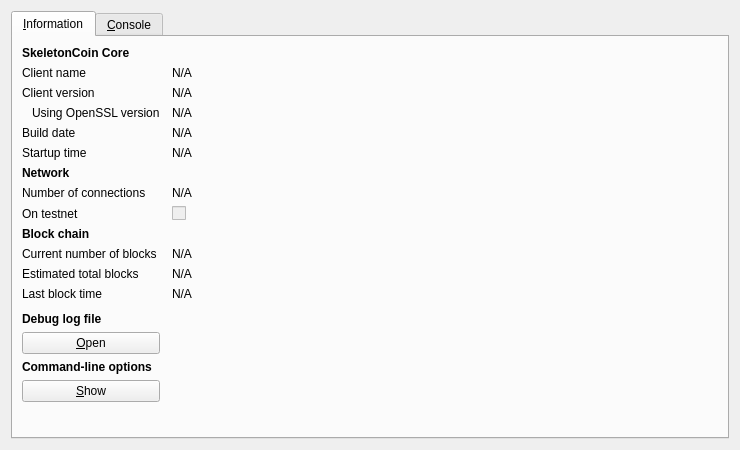
<?xml version="1.0" encoding="UTF-8"?>
<ui version="4.0">
 <class>RPCConsole</class>
 <widget class="QDialog" name="RPCConsole">
  <property name="geometry">
   <rect>
    <x>0</x>
    <y>0</y>
    <width>740</width>
    <height>450</height>
   </rect>
  </property>
  <property name="windowTitle">
   <string>SkeletonCoin - Debug window</string>
  </property>
  <layout class="QVBoxLayout" name="verticalLayout_2">
   <item>
    <widget class="QTabWidget" name="tabWidget">
     <property name="currentIndex">
      <number>0</number>
     </property>
     <widget class="QWidget" name="tab_info">
      <attribute name="title">
       <string>&amp;Information</string>
      </attribute>
      <layout class="QGridLayout" name="gridLayout" columnstretch="0,1">
       <property name="horizontalSpacing">
        <number>12</number>
       </property>
       <item row="0" column="0">
        <widget class="QLabel" name="label_9">
         <property name="font">
          <font>
           <weight>75</weight>
           <bold>true</bold>
          </font>
         </property>
         <property name="text">
          <string>SkeletonCoin Core</string>
         </property>
        </widget>
       </item>
       <item row="1" column="0">
        <widget class="QLabel" name="label_5">
         <property name="text">
          <string>Client name</string>
         </property>
        </widget>
       </item>
       <item row="1" column="1">
        <widget class="QLabel" name="clientName">
         <property name="cursor">
          <cursorShape>IBeamCursor</cursorShape>
         </property>
         <property name="text">
          <string>N/A</string>
         </property>
         <property name="textFormat">
          <enum>Qt::PlainText</enum>
         </property>
         <property name="textInteractionFlags">
          <set>Qt::LinksAccessibleByMouse|Qt::TextSelectableByKeyboard|Qt::TextSelectableByMouse</set>
         </property>
        </widget>
       </item>
       <item row="2" column="0">
        <widget class="QLabel" name="label_6">
         <property name="text">
          <string>Client version</string>
         </property>
        </widget>
       </item>
       <item row="2" column="1">
        <widget class="QLabel" name="clientVersion">
         <property name="cursor">
          <cursorShape>IBeamCursor</cursorShape>
         </property>
         <property name="text">
          <string>N/A</string>
         </property>
         <property name="textFormat">
          <enum>Qt::PlainText</enum>
         </property>
         <property name="textInteractionFlags">
          <set>Qt::LinksAccessibleByMouse|Qt::TextSelectableByKeyboard|Qt::TextSelectableByMouse</set>
         </property>
        </widget>
       </item>
       <item row="3" column="0">
        <widget class="QLabel" name="label_14">
         <property name="text">
          <string>Using OpenSSL version</string>
         </property>
         <property name="indent">
          <number>10</number>
         </property>
        </widget>
       </item>
       <item row="3" column="1">
        <widget class="QLabel" name="openSSLVersion">
         <property name="cursor">
          <cursorShape>IBeamCursor</cursorShape>
         </property>
         <property name="text">
          <string>N/A</string>
         </property>
         <property name="textFormat">
          <enum>Qt::PlainText</enum>
         </property>
         <property name="textInteractionFlags">
          <set>Qt::LinksAccessibleByMouse|Qt::TextSelectableByKeyboard|Qt::TextSelectableByMouse</set>
         </property>
        </widget>
       </item>
       <item row="4" column="0">
        <widget class="QLabel" name="label_12">
         <property name="text">
          <string>Build date</string>
         </property>
        </widget>
       </item>
       <item row="4" column="1">
        <widget class="QLabel" name="buildDate">
         <property name="cursor">
          <cursorShape>IBeamCursor</cursorShape>
         </property>
         <property name="text">
          <string>N/A</string>
         </property>
         <property name="textFormat">
          <enum>Qt::PlainText</enum>
         </property>
         <property name="textInteractionFlags">
          <set>Qt::LinksAccessibleByMouse|Qt::TextSelectableByKeyboard|Qt::TextSelectableByMouse</set>
         </property>
        </widget>
       </item>
       <item row="5" column="0">
        <widget class="QLabel" name="label_13">
         <property name="text">
          <string>Startup time</string>
         </property>
        </widget>
       </item>
       <item row="5" column="1">
        <widget class="QLabel" name="startupTime">
         <property name="cursor">
          <cursorShape>IBeamCursor</cursorShape>
         </property>
         <property name="text">
          <string>N/A</string>
         </property>
         <property name="textFormat">
          <enum>Qt::PlainText</enum>
         </property>
         <property name="textInteractionFlags">
          <set>Qt::LinksAccessibleByMouse|Qt::TextSelectableByKeyboard|Qt::TextSelectableByMouse</set>
         </property>
        </widget>
       </item>
       <item row="6" column="0">
        <widget class="QLabel" name="label_11">
         <property name="font">
          <font>
           <weight>75</weight>
           <bold>true</bold>
          </font>
         </property>
         <property name="text">
          <string>Network</string>
         </property>
        </widget>
       </item>
       <item row="7" column="0">
        <widget class="QLabel" name="label_7">
         <property name="text">
          <string>Number of connections</string>
         </property>
        </widget>
       </item>
       <item row="7" column="1">
        <widget class="QLabel" name="numberOfConnections">
         <property name="cursor">
          <cursorShape>IBeamCursor</cursorShape>
         </property>
         <property name="text">
          <string>N/A</string>
         </property>
         <property name="textFormat">
          <enum>Qt::PlainText</enum>
         </property>
         <property name="textInteractionFlags">
          <set>Qt::LinksAccessibleByMouse|Qt::TextSelectableByKeyboard|Qt::TextSelectableByMouse</set>
         </property>
        </widget>
       </item>
       <item row="8" column="0">
        <widget class="QLabel" name="label_8">
         <property name="text">
          <string>On testnet</string>
         </property>
        </widget>
       </item>
       <item row="8" column="1">
        <widget class="QCheckBox" name="isTestNet">
         <property name="enabled">
          <bool>false</bool>
         </property>
         <property name="text">
          <string/>
         </property>
        </widget>
       </item>
       <item row="9" column="0">
        <widget class="QLabel" name="label_10">
         <property name="font">
          <font>
           <weight>75</weight>
           <bold>true</bold>
          </font>
         </property>
         <property name="text">
          <string>Block chain</string>
         </property>
        </widget>
       </item>
       <item row="10" column="0">
        <widget class="QLabel" name="label_3">
         <property name="text">
          <string>Current number of blocks</string>
         </property>
        </widget>
       </item>
       <item row="10" column="1">
        <widget class="QLabel" name="numberOfBlocks">
         <property name="cursor">
          <cursorShape>IBeamCursor</cursorShape>
         </property>
         <property name="text">
          <string>N/A</string>
         </property>
         <property name="textFormat">
          <enum>Qt::PlainText</enum>
         </property>
         <property name="textInteractionFlags">
          <set>Qt::LinksAccessibleByMouse|Qt::TextSelectableByKeyboard|Qt::TextSelectableByMouse</set>
         </property>
        </widget>
       </item>
       <item row="11" column="0">
        <widget class="QLabel" name="label_4">
         <property name="text">
          <string>Estimated total blocks</string>
         </property>
        </widget>
       </item>
       <item row="11" column="1">
        <widget class="QLabel" name="totalBlocks">
         <property name="cursor">
          <cursorShape>IBeamCursor</cursorShape>
         </property>
         <property name="text">
          <string>N/A</string>
         </property>
         <property name="textFormat">
          <enum>Qt::PlainText</enum>
         </property>
         <property name="textInteractionFlags">
          <set>Qt::LinksAccessibleByMouse|Qt::TextSelectableByKeyboard|Qt::TextSelectableByMouse</set>
         </property>
        </widget>
       </item>
       <item row="12" column="0">
        <widget class="QLabel" name="label_2">
         <property name="text">
          <string>Last block time</string>
         </property>
        </widget>
       </item>
       <item row="12" column="1">
        <widget class="QLabel" name="lastBlockTime">
         <property name="cursor">
          <cursorShape>IBeamCursor</cursorShape>
         </property>
         <property name="text">
          <string>N/A</string>
         </property>
         <property name="textFormat">
          <enum>Qt::PlainText</enum>
         </property>
         <property name="textInteractionFlags">
          <set>Qt::LinksAccessibleByMouse|Qt::TextSelectableByKeyboard|Qt::TextSelectableByMouse</set>
         </property>
        </widget>
       </item>
       <item row="13" column="0">
        <spacer name="verticalSpacer_2">
         <property name="orientation">
          <enum>Qt::Vertical</enum>
         </property>
         <property name="sizeHint" stdset="0">
          <size>
           <width>20</width>
           <height>20</height>
          </size>
         </property>
        </spacer>
       </item>
       <item row="14" column="0">
        <widget class="QLabel" name="labelDebugLogfile">
         <property name="font">
          <font>
           <weight>75</weight>
           <bold>true</bold>
          </font>
         </property>
         <property name="text">
          <string>Debug log file</string>
         </property>
        </widget>
       </item>
       <item row="15" column="0">
        <widget class="QPushButton" name="openDebugLogfileButton">
         <property name="toolTip">
          <string>Open the SkeletonCoin debug log file from the current data directory. This can take a few seconds for large log files.</string>
         </property>
         <property name="text">
          <string>&amp;Open</string>
         </property>
         <property name="autoDefault">
          <bool>false</bool>
         </property>
        </widget>
       </item>
       <item row="16" column="0">
        <widget class="QLabel" name="labelCLOptions">
         <property name="font">
          <font>
           <weight>75</weight>
           <bold>true</bold>
          </font>
         </property>
         <property name="text">
          <string>Command-line options</string>
         </property>
        </widget>
       </item>
       <item row="17" column="0">
        <widget class="QPushButton" name="showCLOptionsButton">
         <property name="toolTip">
          <string>Show the SkeletonCoin-Qt help message to get a list with possible SkeletonCoin command-line options.</string>
         </property>
         <property name="text">
          <string>&amp;Show</string>
         </property>
         <property name="autoDefault">
          <bool>false</bool>
         </property>
        </widget>
       </item>
       <item row="18" column="0">
        <spacer name="verticalSpacer">
         <property name="orientation">
          <enum>Qt::Vertical</enum>
         </property>
         <property name="sizeHint" stdset="0">
          <size>
           <width>20</width>
           <height>40</height>
          </size>
         </property>
        </spacer>
       </item>
      </layout>
     </widget>
     <widget class="QWidget" name="tab_console">
      <attribute name="title">
       <string>&amp;Console</string>
      </attribute>
      <layout class="QVBoxLayout" name="verticalLayout_3">
       <property name="spacing">
        <number>3</number>
       </property>
       <item>
        <widget class="QTextEdit" name="messagesWidget">
         <property name="minimumSize">
          <size>
           <width>0</width>
           <height>100</height>
          </size>
         </property>
         <property name="readOnly">
          <bool>true</bool>
         </property>
         <property name="tabKeyNavigation" stdset="0">
          <bool>false</bool>
         </property>
         <property name="columnCount" stdset="0">
          <number>2</number>
         </property>
        </widget>
       </item>
       <item>
        <layout class="QHBoxLayout" name="horizontalLayout">
         <property name="spacing">
          <number>3</number>
         </property>
         <item>
          <widget class="QLabel" name="label">
           <property name="text">
            <string notr="true">&gt;</string>
           </property>
          </widget>
         </item>
         <item>
          <widget class="QLineEdit" name="lineEdit"/>
         </item>
         <item>
          <widget class="QPushButton" name="clearButton">
           <property name="maximumSize">
            <size>
             <width>24</width>
             <height>24</height>
            </size>
           </property>
           <property name="toolTip">
            <string>Clear console</string>
           </property>
           <property name="text">
            <string/>
           </property>
           <property name="icon">
            <iconset resource="../bitcoin.qrc">
             <normaloff>:/icons/remove</normaloff>:/icons/remove</iconset>
           </property>
           <property name="shortcut">
            <string notr="true">Ctrl+L</string>
           </property>
           <property name="autoDefault">
            <bool>false</bool>
           </property>
          </widget>
         </item>
        </layout>
       </item>
      </layout>
     </widget>
    </widget>
   </item>
  </layout>
 </widget>
 <resources>
  <include location="../bitcoin.qrc"/>
 </resources>
 <connections/>
</ui>
